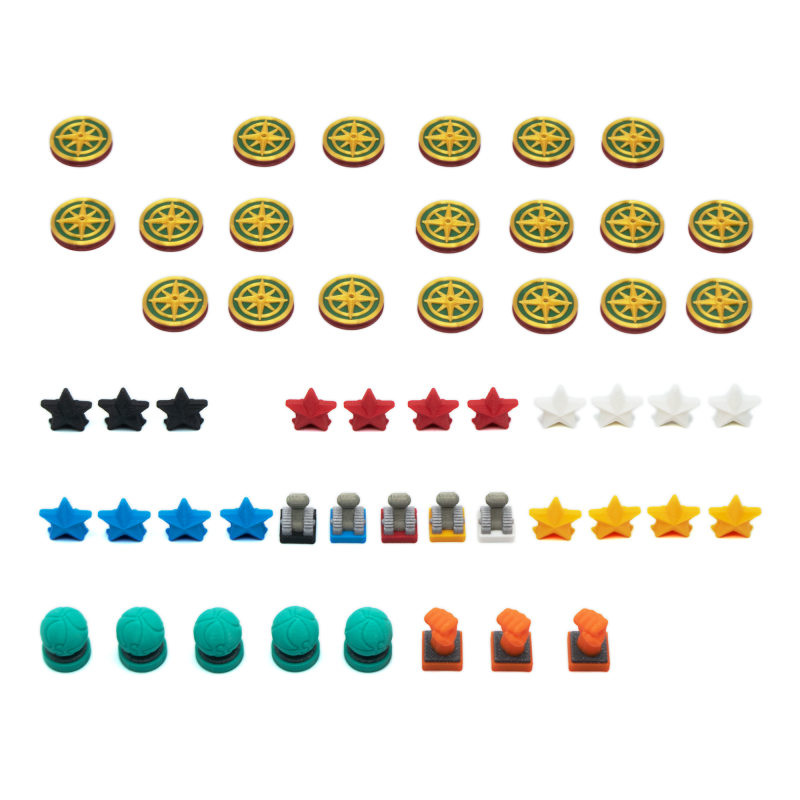
#> input picture image_segmentation/images/img-1_missing.png, 800 x 800 px, found by its file name; its folder holds only this picture in this run
$ python fill_holes.py --input ../images/img-1_missing.png --output out.png
#> lines starting #> are read from the running program, lines starting #| are printed output that depends on the picture; after the words box and inside, x2 and y2 are one past the last pixel; in counts of white or black regions, pixels touching at a corner belong together
import argparse

import cv2
import numpy as np


def fill_holes(image_path, output_path):
    # Read the image
#> called with image_path = '../images/img-1_missing.png', output_path = 'out.png'
    image = cv2.imread("helpers\\images\\" + image_path, cv2.IMREAD_GRAYSCALE)
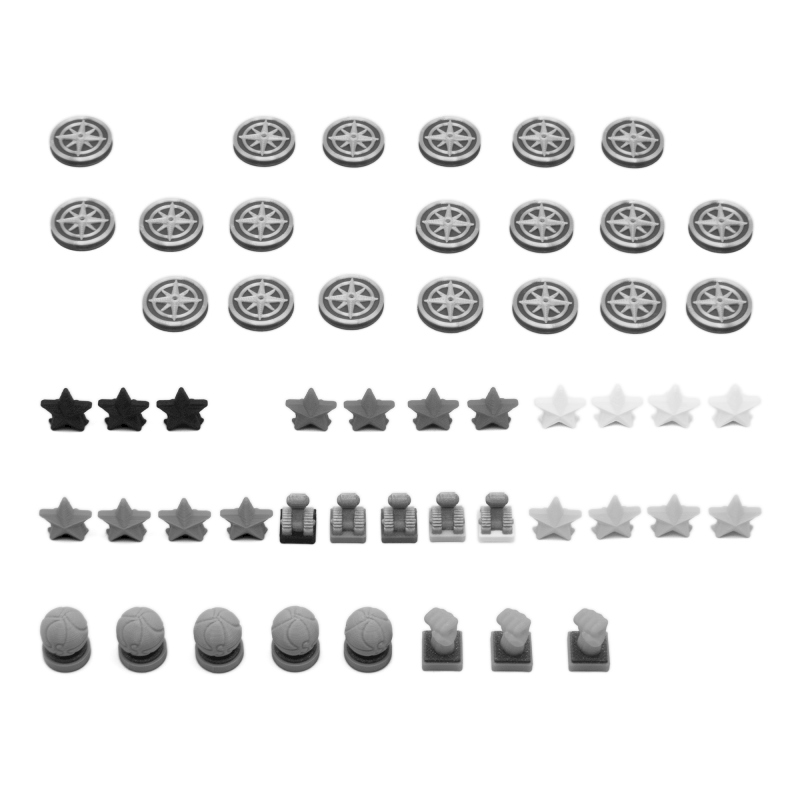
#> image: shape (800, 800); min 0, max 255, mean 234.3

    if image is None:
        raise ValueError(f"Image not found at {image_path}")

    # Apply a binary threshold to ensure the image is binary
    _, binary_image = cv2.threshold(image, 127, 255, cv2.THRESH_BINARY)
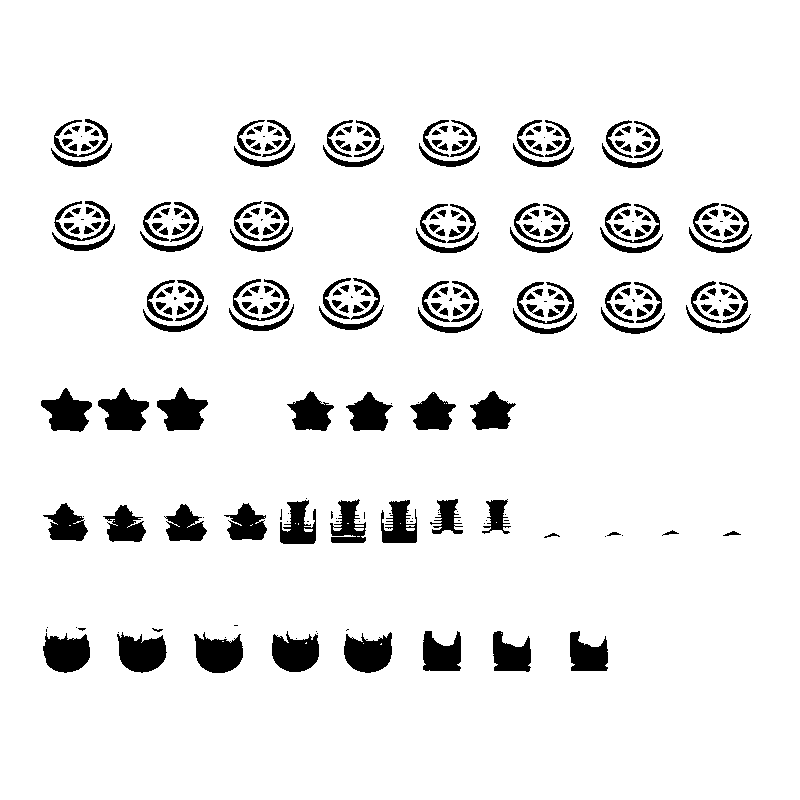
#> binary_image: shape (800, 800); 92.2% white; 290 black regions (54 under 20 px), largest, box (x1, y1, x2, y2) and area: (117, 632, 167, 673) 1427, (344, 632, 392, 673) 1422, (194, 632, 243, 673) 1419

    # Invert the binary image
    inverted_binary_image = cv2.bitwise_not(binary_image)

    # Perform morphological closing (dilation followed by erosion)
    kernel = np.ones((6, 6), np.uint8)
    closed_image = cv2.morphologyEx(inverted_binary_image, cv2.MORPH_CLOSE, kernel, iterations=3)
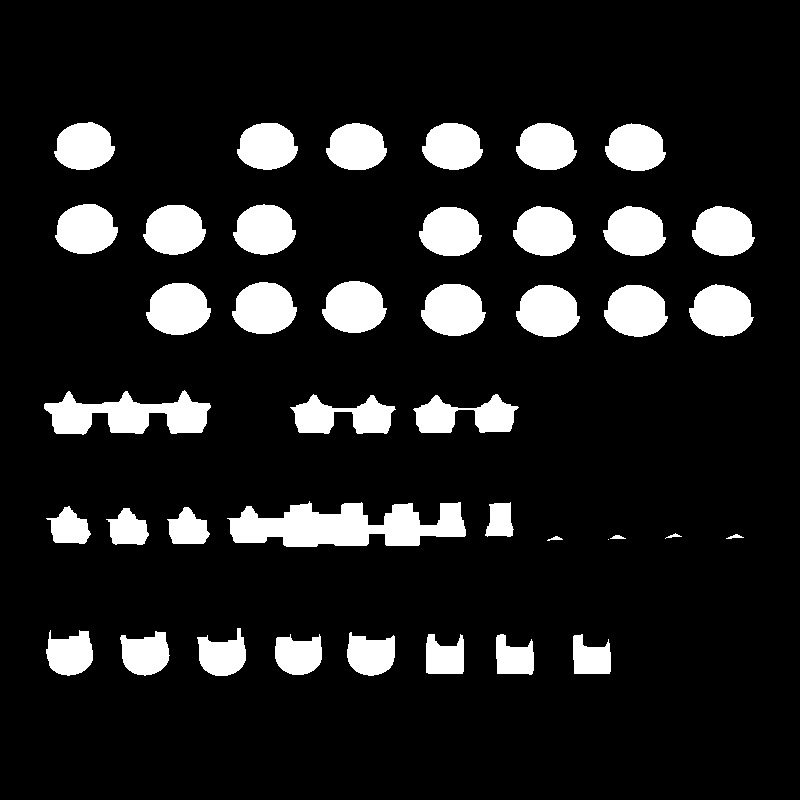
#> closed_image: shape (800, 800); 12.4% white; 41 white regions (1 under 20 px), largest, box (x1, y1, x2, y2) and area: (227, 501, 466, 547) 7083, (44, 390, 211, 435) 4309, (421, 284, 486, 336) 2587

    # Invert the image back to original
    result_image = cv2.bitwise_not(closed_image)

    # Save the result
    cv2.imwrite("helpers\\images\\" + output_path, result_image)

    print(f"Processed image saved as {output_path}")


if __name__ == "__main__":
    parser = argparse.ArgumentParser(description="Fill holes in a binary image",
                                     formatter_class=argparse.ArgumentDefaultsHelpFormatter)
    parser.add_argument("-i", "--input", dest="input", help="read this file", metavar="FILE", required=True)
    parser.add_argument("-o", "--output", dest="output", help="write filled image here", metavar="FILE", required=True)
    args = parser.parse_args()

    fill_holes(args.input, args.output)

$ run again, on image_segmentation/images/img_2.png
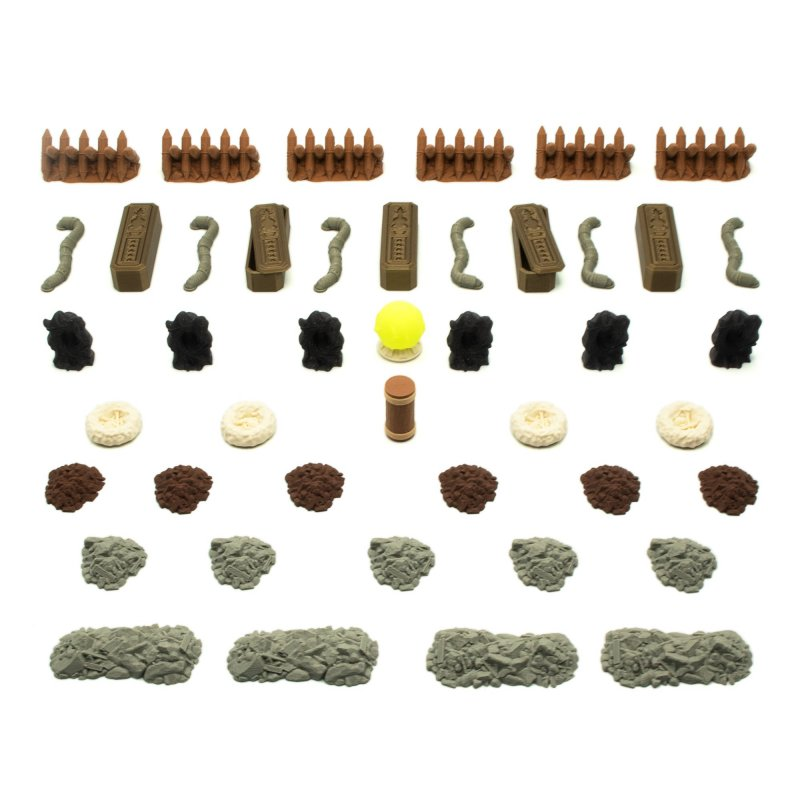
#> input picture image_segmentation/images/img_2.png, 800 x 800 px, found by its file name
#> in fill_holes, `_, binary_image = cv2.threshold(image, 127, 255, cv2.THRESH_BINARY)`:
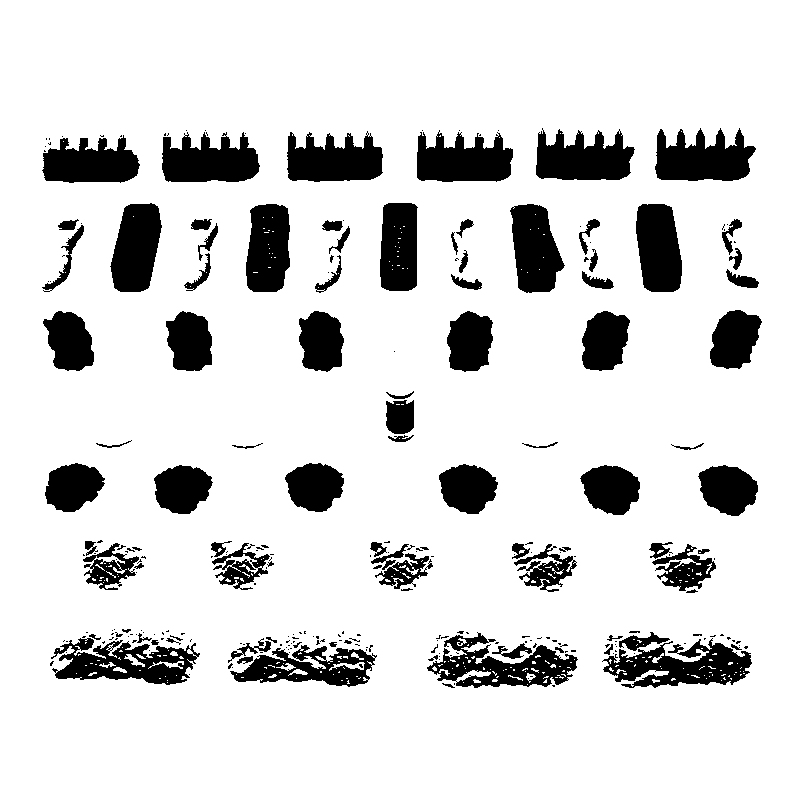
#> binary_image: shape (800, 800); 85.5% white; 266 black regions (173 under 20 px), largest, box (x1, y1, x2, y2) and area: (602, 638, 752, 688) 4091, (51, 638, 200, 685) 3830, (427, 632, 578, 688) 3778
#> in fill_holes, `closed_image = cv2.morphologyEx(inverted_binary_image, cv2.MORPH_CLOSE..`:
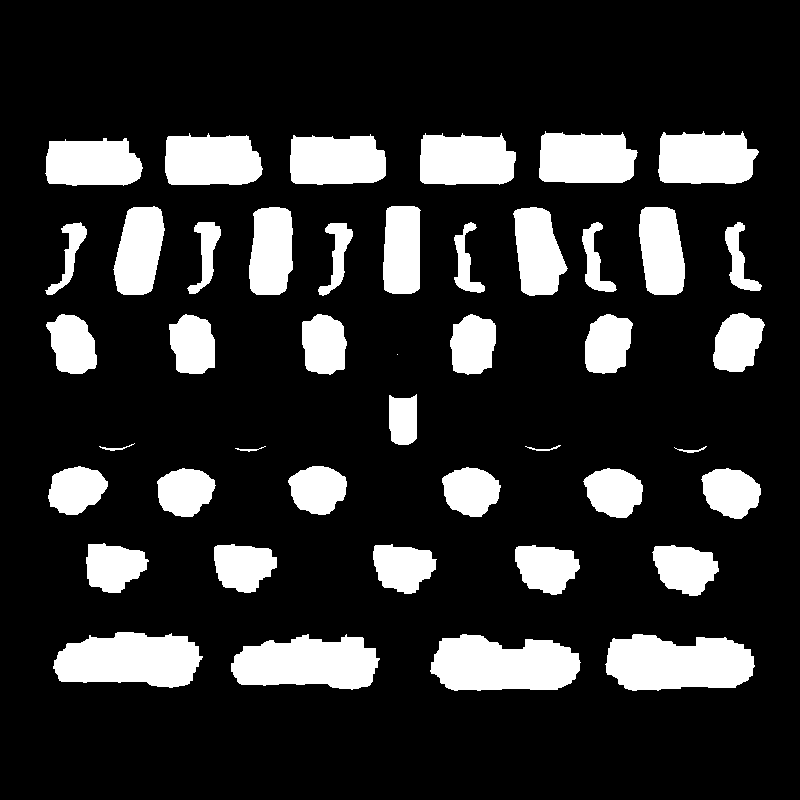
#> closed_image: shape (800, 800); 17.8% white; 44 white regions (1 under 20 px), largest, box (x1, y1, x2, y2) and area: (605, 634, 755, 691) 6770, (430, 634, 581, 691) 6673, (53, 632, 203, 688) 6398

$ run again, on image_segmentation/images/img-2_missing.png
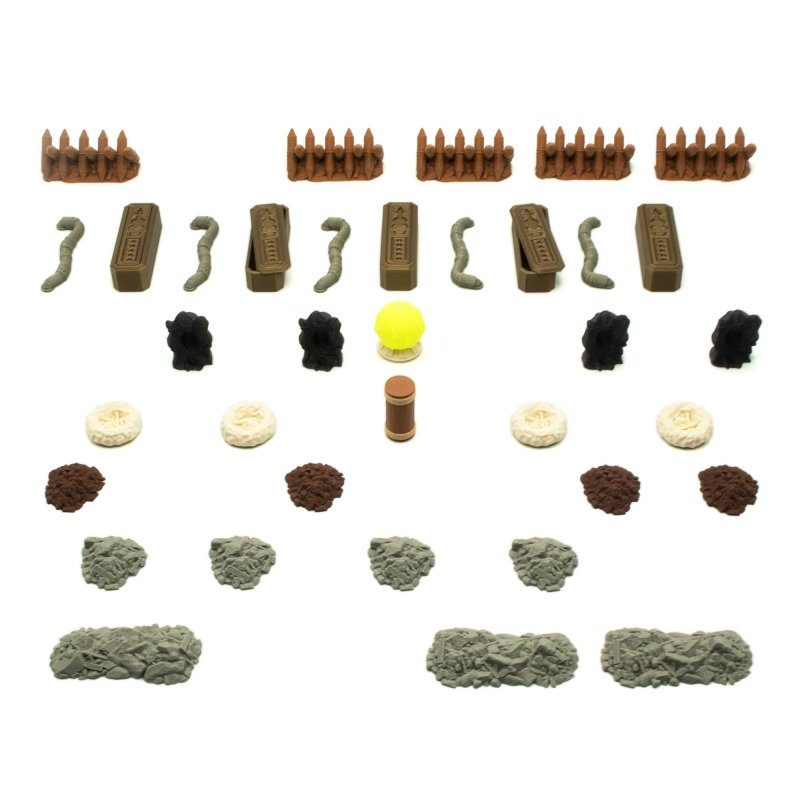
#> input picture image_segmentation/images/img-2_missing.png, 800 x 800 px, found by its file name
#> in fill_holes, `_, binary_image = cv2.threshold(image, 127, 255, cv2.THRESH_BINARY)`:
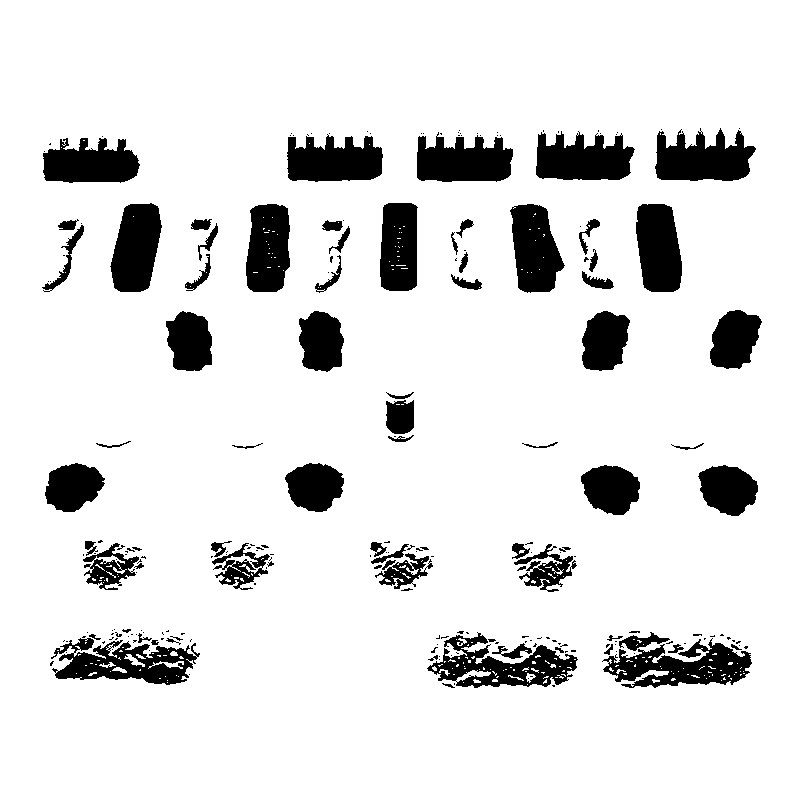
#> binary_image: shape (800, 800); 88.5% white; 226 black regions (153 under 20 px), largest, box (x1, y1, x2, y2) and area: (602, 638, 752, 688) 3976, (51, 638, 200, 685) 3782, (655, 128, 756, 181) 3709
#> in fill_holes, `closed_image = cv2.morphologyEx(inverted_binary_image, cv2.MORPH_CLOSE..`:
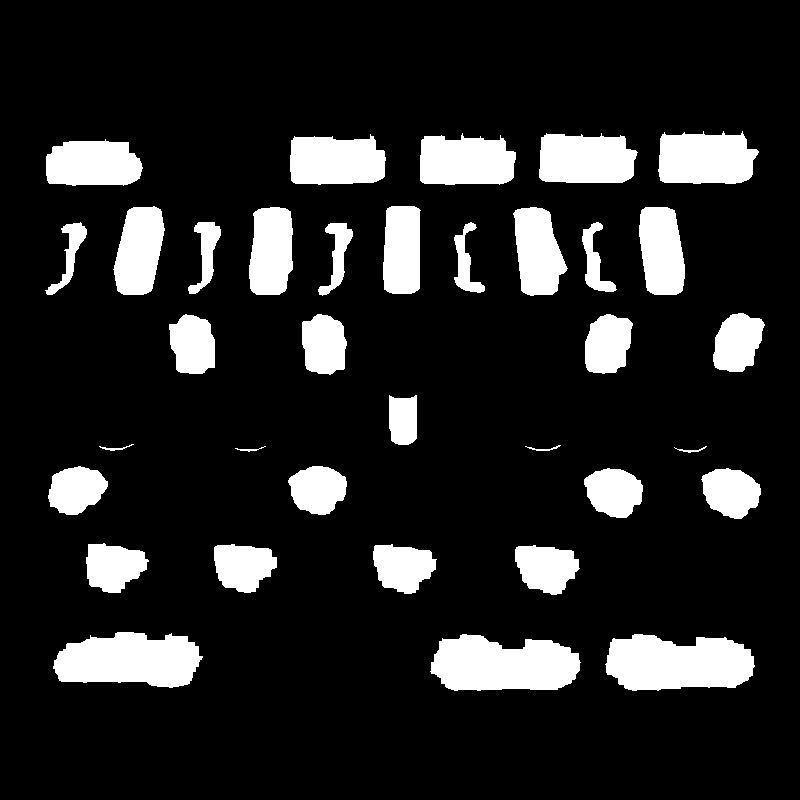
#> closed_image: shape (800, 800); 14.1% white; 35 white regions, largest, box (x1, y1, x2, y2) and area: (605, 634, 755, 691) 6742, (430, 634, 581, 691) 6647, (53, 632, 203, 688) 6332
